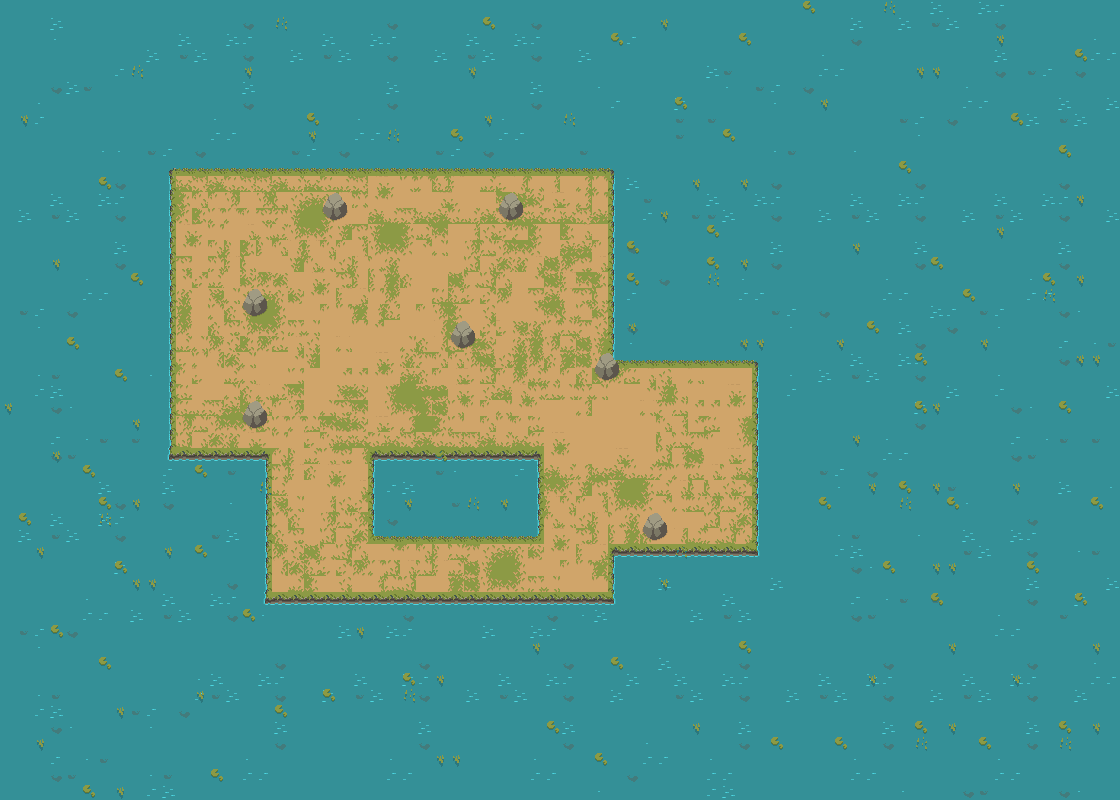

A level layout from a 2D game, rendered from its tile map. Below: a short description, then the map file with tile-grid data replaced by summaries:
An orthogonal 70x50 tile map with 16x16 px tiles, 4 tile layers (Tile Layer 1, colliding_visuals, rocks, Flowers), 5 tilesets and 20 objects.

<map version="1.10" tiledversion="1.10.0" orientation="orthogonal" renderorder="right-down" width="70" height="50" tilewidth="16" tileheight="16" infinite="0" nextlayerid="8" nextobjectid="52">
 <tileset firstgid="1" source="../MapSprites/Ground_Tileset.tsx" />
 <tileset firstgid="331" source="../MapSprites/Rocks.tsx" />
 <tileset firstgid="346" source="../MapSprites/AnimatedWaterTileset.tsx" />
 <tileset firstgid="1226" source="../MapSprites/Water Ambience.tsx" />
 <tileset firstgid="1266" source="../MapSprites/WaterFlora.tsx" />
 <layer id="1" name="Tile Layer 1" width="70" height="50">
  <data>[3500 cells, 3500 non-empty, 48 distinct tile ids]</data>
 </layer>
 <layer id="2" name="colliding_visuals" width="70" height="50">
  <data>[3500 cells, 2819 non-empty, 18 distinct tile ids]</data>
 </layer>
 <layer id="5" name="rocks" width="70" height="50">
  <data>[3500 cells, 28 non-empty, 4 distinct tile ids]</data>
 </layer>
 <layer id="3" name="Flowers" width="70" height="50">
  <data>[3500 cells, 134 non-empty, 3 distinct tile ids]</data>
 </layer>
 <objectgroup id="4" name="collision-layer">
  <object id="9" x="321.333" y="211.333">
   <properties>
    <property name="objectType" type="int" value="2" />
   </properties>
   <polygon points="1.66667,2.66667 7.74786,8 19.2436,8 26,2.66667 25.9957,-4.66667 20.5812,-8 7.11538,-8 1.66774,-5.04167" />
  </object>
  <object id="11" x="241.375" y="306.75">
   <properties>
    <property name="objectType" type="int" value="2" />
   </properties>
   <polygon points="1.66667,2.66667 7.74786,8 19.2436,8 26,2.66667 25.9957,-4.66667 20.5812,-8 7.11538,-8 1.66774,-5.04167" />
  </object>
  <object id="12" x="241.125" y="419.875">
   <properties>
    <property name="objectType" type="int" value="2" />
   </properties>
   <polygon points="1.66667,2.66667 7.74786,8 19.2436,8 26,2.66667 25.9957,-4.66667 20.5812,-8 7.11538,-8 1.66774,-5.04167" />
  </object>
  <object id="13" x="449.152" y="339.651">
   <properties>
    <property name="objectType" type="int" value="2" />
   </properties>
   <polygon points="1.66667,2.66667 7.74786,8 19.2436,8 26,2.66667 25.9957,-4.66667 20.5812,-8 7.11538,-8 1.66774,-5.04167" />
  </object>
  <object id="14" x="497.636" y="210.909">
   <properties>
    <property name="objectType" type="int" value="2" />
   </properties>
   <polygon points="1.66667,2.66667 7.74786,8 19.2436,8 26,2.66667 25.9957,-4.66667 20.5812,-8 7.11538,-8 1.66774,-5.04167" />
  </object>
  <object id="17" x="593.091" y="371.773">
   <properties>
    <property name="objectType" type="int" value="2" />
   </properties>
   <polygon points="1.66667,2.66667 7.74786,8 19.2436,8 26,2.66667 25.9957,-4.66667 20.5812,-8 7.11538,-8 1.66774,-5.04167" />
  </object>
  <object id="18" x="641.091" y="531.773">
   <properties>
    <property name="objectType" type="int" value="2" />
   </properties>
   <polygon points="1.66667,2.66667 7.74786,8 19.2436,8 26,2.66667 25.9957,-4.66667 20.5812,-8 7.11538,-8 1.66774,-5.04167" />
  </object>
  <object id="40" x="176" y="176">
   <properties>
    <property name="objectType" type="int" value="0" />
   </properties>
   <polygon points="0,0 0,272 96,272 96,416 432,416 432,368 576,368 576,192 432,192 432,0" />
  </object>
  <object id="42" x="368" y="448">
   <properties>
    <property name="objectType" type="int" value="0" />
   </properties>
   <polygon points="0,0 0,96 176,96 176,0" />
  </object>
 </objectgroup>
 <objectgroup id="6" name="spawn_layer">
  <object id="34" x="179.204" y="447.71">
   <properties>
    <property name="angle" type="float" value="0" />
    <property name="objectType" type="int" value="5" />
    <property name="spawnType" type="int" value="1" />
    <property name="type" value="spawner_snake" />
   </properties>
   <point />
  </object>
  <object id="35" x="178.818" y="184.31">
   <properties>
    <property name="angle" type="float" value="270" />
    <property name="objectType" type="int" value="5" />
    <property name="spawnType" type="int" value="1" />
    <property name="type" value="spawner_snake" />
   </properties>
   <point />
  </object>
  <object id="36" x="605.197" y="183.553">
   <properties>
    <property name="angle" type="float" value="180" />
    <property name="objectType" type="int" value="5" />
    <property name="spawnType" type="int" value="1" />
    <property name="type" value="spawner_snake" />
   </properties>
   <point />
  </object>
  <object id="37" x="749.424" y="542.924">
   <properties>
    <property name="angle" type="float" value="90" />
    <property name="objectType" type="int" value="5" />
    <property name="spawnType" type="int" value="1" />
    <property name="type" value="spawner_snake" />
   </properties>
   <point />
  </object>
  <object id="38" x="275.561" y="591.348">
   <properties>
    <property name="angle" type="float" value="0" />
    <property name="objectType" type="int" value="5" />
    <property name="spawnType" type="int" value="1" />
    <property name="type" value="spawner_snake" />
   </properties>
   <point />
  </object>
  <object id="39" x="463.576" y="412.545">
   <properties>
    <property name="objectType" type="int" value="5" />
    <property name="spawnType" type="int" value="0" />
    <property name="type" value="player_spawn" />
   </properties>
   <point />
  </object>
 </objectgroup>
 <objectgroup id="7" name="spawn_bounds" visible="0">
  <object id="46" x="176" y="176" width="432" height="272">
   <properties>
    <property name="objectType" type="int" value="1" />
   </properties>
  </object>
  <object id="47" x="272" y="448" width="96" height="144">
   <properties>
    <property name="objectType" type="int" value="1" />
   </properties>
  </object>
  <object id="49" x="368" y="544" width="176" height="48">
   <properties>
    <property name="objectType" type="int" value="1" />
   </properties>
  </object>
  <object id="50" x="608" y="368" width="144" height="176">
   <properties>
    <property name="objectType" type="int" value="1" />
   </properties>
  </object>
  <object id="51" x="544" y="448" width="64" height="144">
   <properties>
    <property name="objectType" type="int" value="1" />
   </properties>
  </object>
 </objectgroup>
</map>
